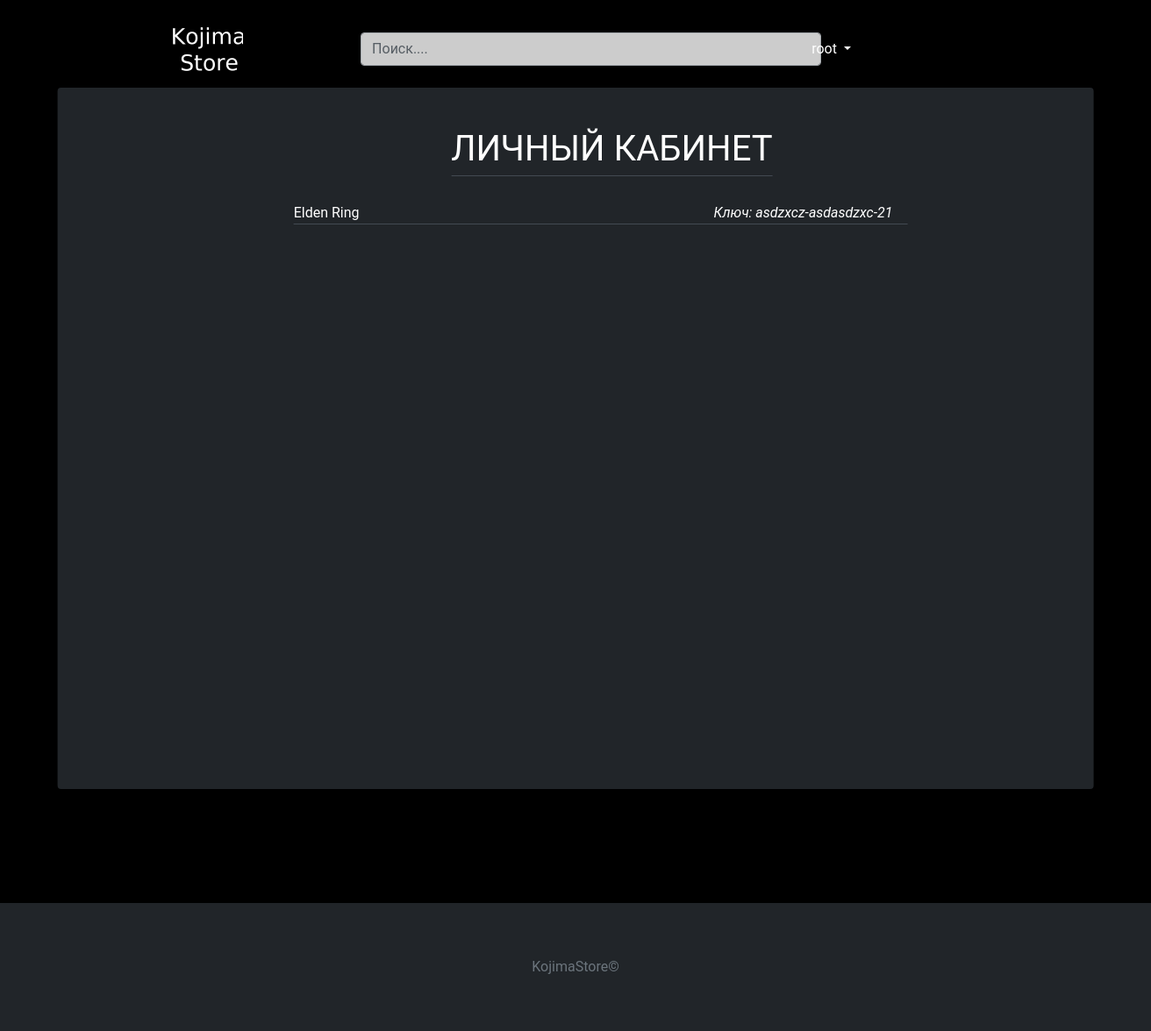
The page /users/personal_area/2/ (signed in) on the database as committed earlier.
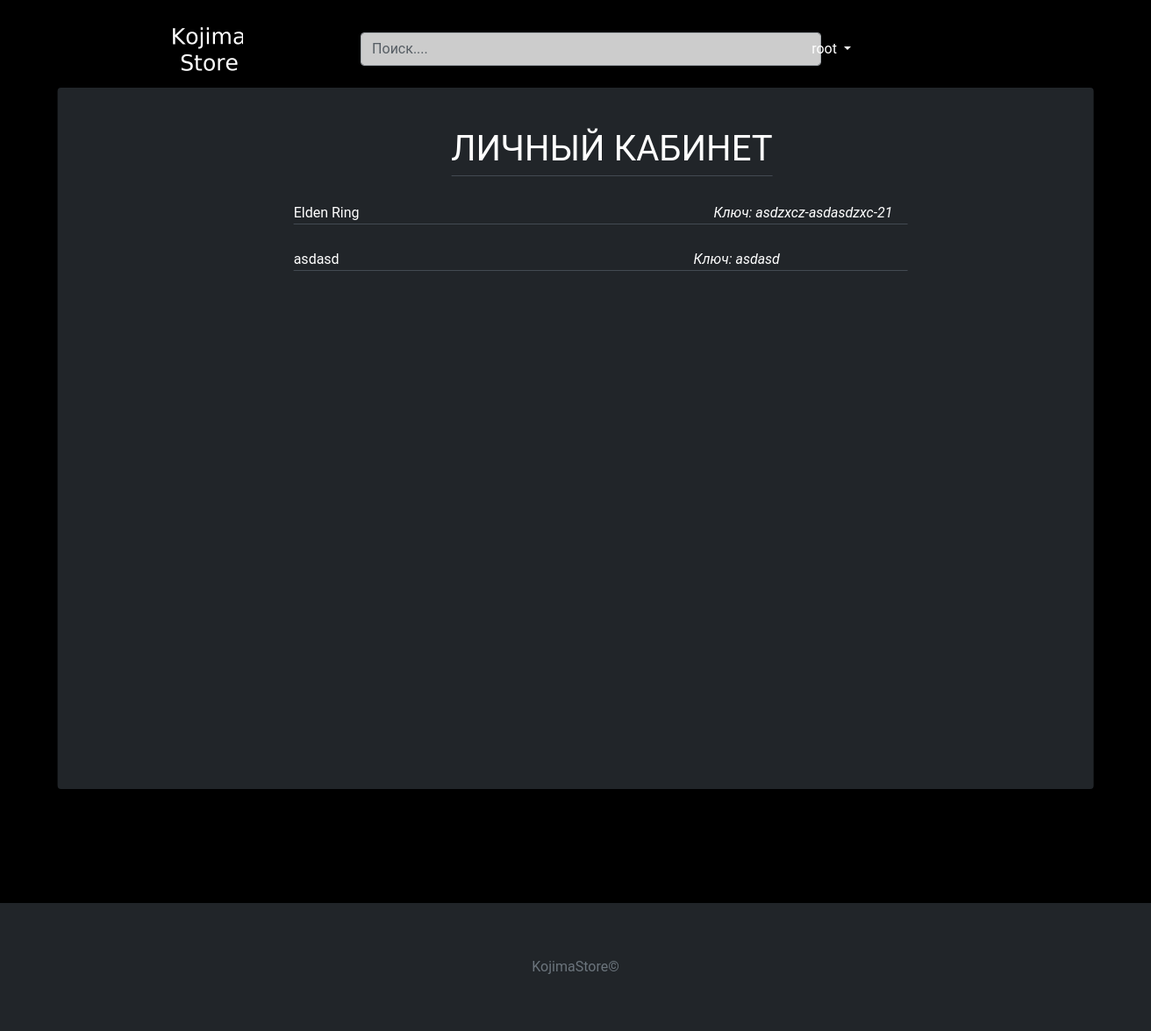
The same page on the database as committed later.
### page/models.py (models this page shows, shortened)
class Purchased_products(models.Model):
    title = models.CharField(max_length=255, default='')
    key = models.CharField(max_length=255, default='')
    user_id = models.ForeignKey(settings.AUTH_USER_MODEL, on_delete=models.CASCADE, default='')

### users/views.py (the view)
# urls.py: path('personal_area/<int:pk>/', views.Personal.as_view(), name='personal_area'),
class Personal(LoginRequiredMixin, ListView):
    model = Personal_area
    template_name = 'personal_area.html'
    login_url = 'login'

### templates/personal_area.html
{% extends 'base.html' %}
{% load static %}
{% block content %}
  <div class="personal_acc">
    <div class="personal_info">
        <div class="form-group"> <div class="name-control">ЛИЧНЫЙ КАБИНЕТ</div></div>
        <div class="form-group">
          <ul class="info-control-2">
              {% for purchased_products in user.purchased_products_set.all %}
                    <li class="info-item">
                      <div>
                          {{ purchased_products.title }} <i style="margin-left: 400px;">Ключ: {{ purchased_products.key}} </i>
                      </div>
                    </li>
              {% endfor %}
          </ul>
        </div>
    </div>
  </div>
{% endblock content %}

Rows that differ between the two databases and show on the page:
added Purchased_products: title "asdasd", key "asdasd"
